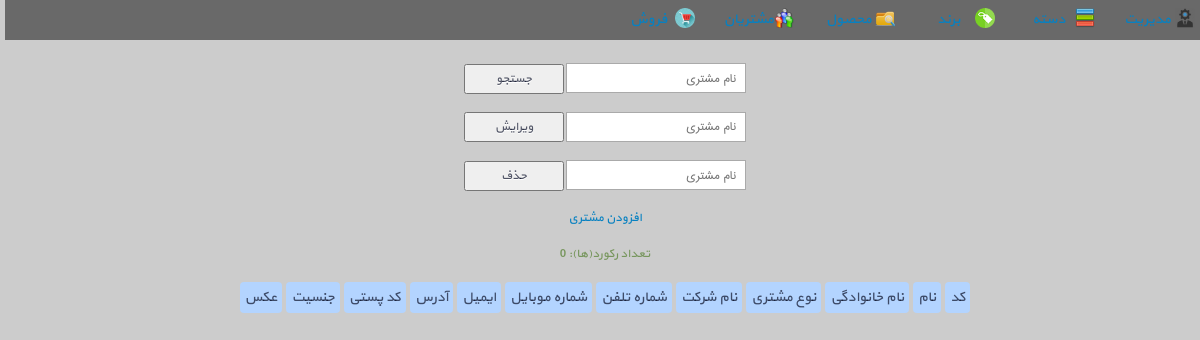
/admin/customer_view.php, run on an earlier commit of the app's database.
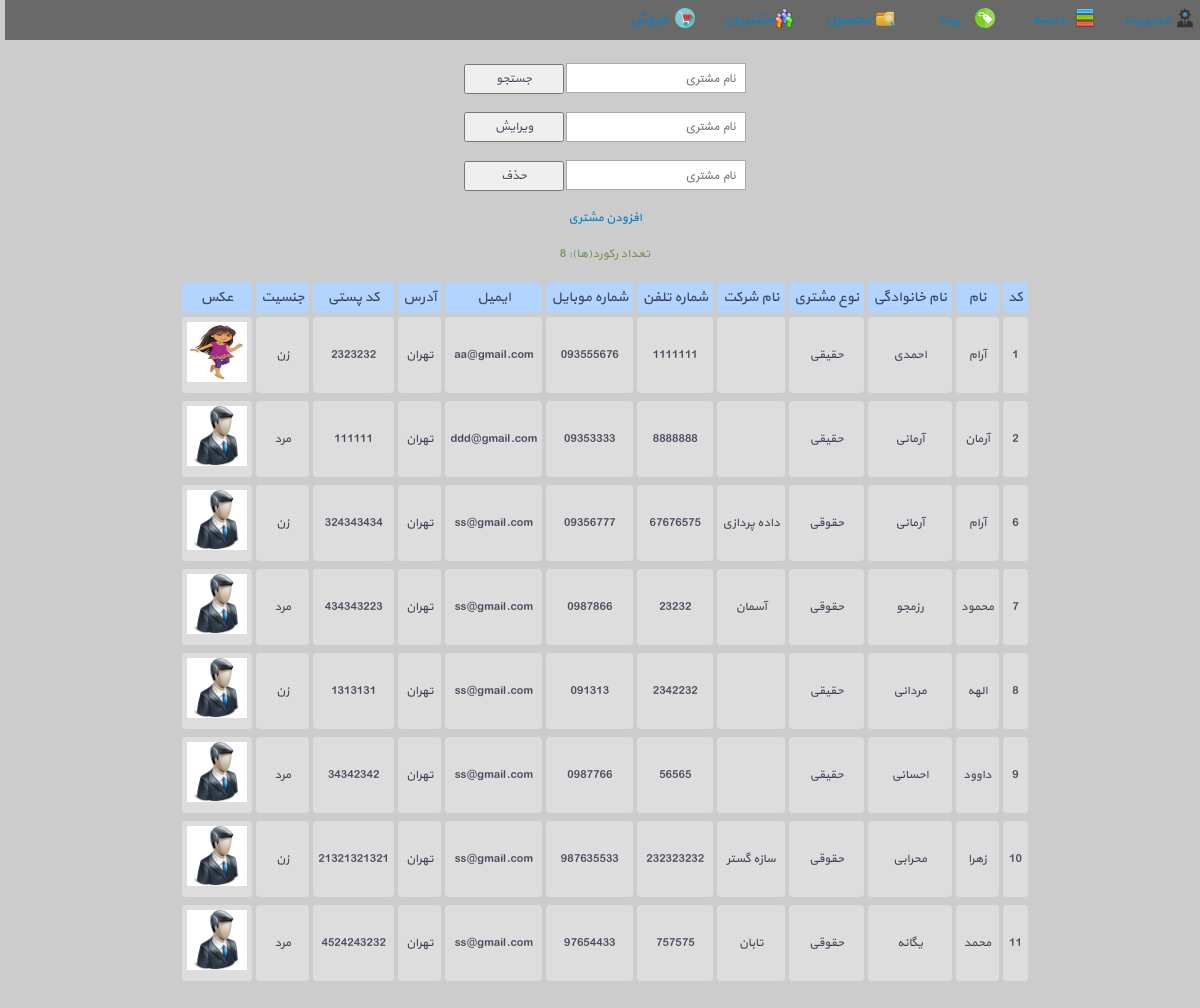
And on a later commit of the database.
### tables this page shows
CREATE TABLE `customer` (
  `customer_id` int(20) NOT NULL,
  `customer_name` varchar(50) NOT NULL,
  `customer_family` varchar(50) NOT NULL,
  `customer_alias` varchar(50) NOT NULL,
  `customer_type` tinyint(1) NOT NULL,
  `customer_company_name` varchar(50) DEFAULT NULL,
  `customer_tel` varchar(20) DEFAULT NULL,
  `customer_mobile` varchar(20) DEFAULT NULL,
  `customer_email` varchar(50) NOT NULL,
  `customer_address` varchar(200) DEFAULT NULL,
  `customer_postal_code` varchar(15) DEFAULT NULL,
  `customer_sex` varchar(10) NOT NULL,
  `customer_pic` varchar(50) DEFAULT NULL
);

### admin/customer_view.php (the view, shortened to what this page needs)
<!doctype html>
<html lang="fa">
<head>
    <link href="../template/template1/css/main.css" rel="stylesheet">
    <link href="../template/template1/css/menu.css" rel="stylesheet">
    <link href="../template/template1/css/table.css" rel="stylesheet">
    <link href="../template/template1/css/list.css" rel="stylesheet">
</head>
<body>
<div id="container">
    <div id="menu">
        <ul id="ul">
            <li><a href="index.php"><img src="../template/template1/image/icon/manage.png">&nbsp; مدیریت</a></li>
            <li><a href="category_view.php"><img src="../template/template1/image/icon/category.png">&nbsp;دسته</a></li>
            <li><a href="brand_view.php"><img src="../template/template1/image/icon/brand.png">&nbsp;برند</a></li>
            <li><a href="product_view.php"><img src="../template/template1/image/icon/product.png">&nbsp;محصول</a></li>
            <li><a href="customer_view.php"><img src="../template/template1/image/icon/customer.png">&nbsp;مشتریان</a>
            </li>
            <li><a href="#"><img src="../template/template1/image/icon/sale.png">&nbsp;فروش</a></li>
        </ul>
    </div>
    <div id="head" style="padding:5px;box-sizing:border-box;">
        <br/>
        <div class="center">
            <form name="search-form" action="<?php echo htmlspecialchars($_SERVER['PHP_SELF']); ?>" method="post">
                <input type="search" name="search" id="search" placeholder="نام مشتری">
                <input type="submit" value="جستجو">
            </form>
        </div>
        <br>
        <div class="center">
            <form name="edit-form" action="edit.php" method="post">
                <input type="search" name="edit" id="edit" placeholder="نام مشتری">
                <input type="submit" value="ویرایش">
            </form>
        </div>
        <br>
        <div class="center">
            <form name="delete-form" action="<?php echo htmlspecialchars($_SERVER['PHP_SELF']); ?>" method="post">
                <input type="search" name="delete" id="delete" placeholder="نام مشتری">
                <input type="submit" value="حذف">
            </form>
        </div>
        <br/>
        <div class="info"><a href="customer_add.php">افزودن مشتری</a></div>
        <table id="table-list">
            <tr>
                <td>کد</td>
                <td>نام</td>
                <td>نام خانوادگی</td>
                <td>نوع مشتری</td>
                <td>نام شرکت</td>
                <td>شماره تلفن</td>
                <td>شماره موبایل</td>
                <td>ایمیل</td>
                <td>آدرس</td>
                <td>کد پستی</td>
                <td>جنسیت</td>
                <td>عکس</td>
            </tr>
            <?php
            $customer_sex = $customer_type = "";
            require_once('../include/connect.php');
            $sql = "SELECT * FROM customer";
            $stmt = $con->query($sql);
            $rowCount = $stmt->rowCount();
            echo '<br><div class="info">تعداد رکورد(ها): ' . $rowCount . '</div>';
            while ($row = $stmt->fetchObject()) {
                if ($row->customer_type == 1) {
                    $customer_type = "حقوقی";
                } else if ($row->customer_type == 0) {
                    $customer_type = "حقیقی";
                }
                if ($row->customer_sex == 1) {
                    $customer_sex = "زن";
                } else if ($row->customer_sex == 0) {
                    $customer_sex = "مرد";
                }
                echo '<tr>';
                echo '<td>' . $row->customer_id . '</td>';
                echo '<td>' . $row->customer_name . '</td>';
                echo '<td>' . $row->customer_family . '</td>';
                echo '<td>' . $customer_type . '</td>';
                echo '<td>' . $row->customer_company_name . '</td>';
                echo '<td>' . $row->customer_tel . '</td>';
                echo '<td>' . $row->customer_mobile . '</td>';
                echo '<td>' . $row->customer_email . '</td>';
                echo '<td>' . $row->customer_address . '</td>';
                echo '<td>' . $row->customer_postal_code . '</td>';
                echo '<td>' . $customer_sex . '</td>';
                echo '<td>' . '<img style="width:60px;height:60px;" src="../photo/customer/' . $row->customer_pic . '">' . '</td>';
                echo '<tr>';
            }
            echo "</table>";
            ?>
    </div>
</body>
</html>

### template/template1/css/main.css (style rules this page uses)
* { margin: 0; padding: 0; font-family: 'yekan'; font-size: 12px; color: rgba(12, 19, 42, 0.71); }
html { direction: rtl; }
body { background-color: #ccc; }
img { border: none; }
a { text-decoration: none; color: #0781c1; }
.info { color: #77965d; text-align: center; font-size: 12px; }
.center { margin: 0 auto; text-align: center; }

### template/template1/css/menu.css (style rules this page uses)
#menu { width: 100%; height: 40px; background-color: dimgrey; padding-right: 5px; }
#menu > ul { list-style: none; }
#menu > ul > li { width: 100px; height: 40px; text-align: center; line-height: 40px; float: right; }
#menu > ul > li > a { text-decoration: none; display: block; font-size: 14px; text-align: center; position: relative; -webkit-transition: .5s ease-in; -moz-transition: .5s ease-in; -ms-transition: .5s ease-in; -o-transition: .5s ease-in; transition: .5s ease-in; }
#menu > ul > li > a > img { width: 20px; height: 20px; position: absolute; top: 20%; right: 5%; -webkit-transition: .6s ease-in; -moz-transition: .6s ease-in; -ms-transition: .6s ease-in; -o-transition: .6s ease-in; transition: .6s ease-in; }

### template/template1/css/table.css (style rules this page uses)
table { border-spacing: 4px; border-collapse: separate; margin: 15px auto; }
table > tbody > tr:first-child > td { font-size: 14px; background-color: #b3d4ff; }
td { padding: 5px; background-color: #ddd; font-size: 12px; text-align: center; font-family: 'yekan'; color: rgba(12, 19, 42, 0.71); border-radius: 4px; }

### template/template1/css/list.css (style rules this page uses)
input[type=submit] { width: 100px; height: 30px; box-sizing: border-box; cursor: pointer; text-shadow: 0 1px 0 #fff; }
input[type=search], input[type=text] { width: 180px; height: 30px; font-size: 15px; border: none; box-shadow: 0px 0px 0px 1px #aaa inset; padding: 5px 10px; box-sizing: border-box; font-family: iran_sans; }

What changed in the data, as far as the page shows it:
added customer: customer_id "1", customer_name "آرام", customer_family "احمدی", customer_type "حقیقی", customer_tel "1111111", customer_mobile "093555676", customer_email "aa@gmail.com", customer_address "تهران", customer_postal_code "2323232", customer_sex "زن", customer_pic (picture)
added customer: customer_id "2", customer_name "آرمان", customer_family "آرمانی", customer_type "حقیقی", customer_tel "8888888", customer_mobile "09353333", customer_email "ddd@gmail.com", customer_address "تهران", customer_postal_code "111111", customer_sex "مرد", customer_pic (picture)
added customer: customer_id "6", customer_name "آرام", customer_family "آرمانی", customer_type "حقوقی", customer_company_name "داده پردازی", customer_tel "67676575", customer_mobile "09356777", customer_email "ss@gmail.com", customer_address "تهران", customer_postal_code "324343434", customer_sex "زن", customer_pic (picture)
added customer: customer_id "7", customer_name "محمود", customer_family "رزمجو", customer_type "حقوقی", customer_company_name "آسمان", customer_tel "23232", customer_mobile "0987866", customer_email "ss@gmail.com", customer_address "تهران", customer_postal_code "434343223", customer_sex "مرد", customer_pic (picture)
added customer: customer_id "8", customer_name "الهه", customer_family "مردانی", customer_type "حقیقی", customer_tel "2342232", customer_mobile "091313", customer_email "ss@gmail.com", customer_address "تهران", customer_postal_code "1313131", customer_sex "زن", customer_pic (picture)
added customer: customer_id "9", customer_name "داوود", customer_family "احسانی", customer_type "حقیقی", customer_tel "56565", customer_mobile "0987766", customer_email "ss@gmail.com", customer_address "تهران", customer_postal_code "34342342", customer_sex "مرد", customer_pic (picture)
added customer: customer_id "10", customer_name "زهرا", customer_family "محرابی", customer_type "حقوقی", customer_company_name "سازه گستر", customer_tel "232323232", customer_mobile "987635533", customer_email "ss@gmail.com", customer_address "تهران", customer_postal_code "21321321321", customer_sex "زن", customer_pic (picture)
added customer: customer_id "11", customer_name "محمد", customer_family "یگانه", customer_type "حقوقی", customer_company_name "تابان", customer_tel "757575", customer_mobile "97654433", customer_email "ss@gmail.com", customer_address "تهران", customer_postal_code "4524243232", customer_sex "مرد", customer_pic (picture)
Also different on the page:
$rowCount: "0" → "8"
